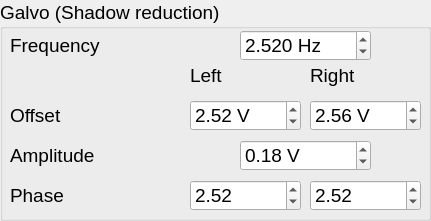
           <widget class="QGroupBox" name="groupBox_7">
            <property name="enabled">
             <bool>true</bool>
            </property>
            <property name="geometry">
             <rect>
              <x>450</x>
              <y>270</y>
              <width>431</width>
              <height>221</height>
             </rect>
            </property>
            <property name="font">
             <font>
              <pointsize>14</pointsize>
             </font>
            </property>
            <property name="title">
             <string>Galvo (Shadow reduction)</string>
            </property>
            <widget class="QLabel" name="label_24">
             <property name="geometry">
              <rect>
               <x>10</x>
               <y>30</y>
               <width>131</width>
               <height>31</height>
              </rect>
             </property>
             <property name="font">
              <font>
               <pointsize>14</pointsize>
              </font>
             </property>
             <property name="text">
              <string>Frequency</string>
             </property>
            </widget>
            <widget class="QDoubleSpinBox" name="GalvoFrequencySpinBox">
             <property name="enabled">
              <bool>true</bool>
             </property>
             <property name="geometry">
              <rect>
               <x>240</x>
               <y>30</y>
               <width>131</width>
               <height>31</height>
              </rect>
             </property>
             <property name="font">
              <font>
               <pointsize>14</pointsize>
              </font>
             </property>
             <property name="suffix">
              <string> Hz</string>
             </property>
             <property name="decimals">
              <number>3</number>
             </property>
             <property name="maximum">
              <double>400.000000000000000</double>
             </property>
             <property name="singleStep">
              <double>0.001000000000000</double>
             </property>
             <property name="value">
              <double>2.520000000000000</double>
             </property>
            </widget>
            <widget class="QLabel" name="label_42">
             <property name="geometry">
              <rect>
               <x>190</x>
               <y>60</y>
               <width>91</width>
               <height>31</height>
              </rect>
             </property>
             <property name="font">
              <font>
               <pointsize>14</pointsize>
              </font>
             </property>
             <property name="text">
              <string>Left</string>
             </property>
            </widget>
            <widget class="QLabel" name="label_43">
             <property name="geometry">
              <rect>
               <x>310</x>
               <y>60</y>
               <width>91</width>
               <height>31</height>
              </rect>
             </property>
             <property name="font">
              <font>
               <pointsize>14</pointsize>
              </font>
             </property>
             <property name="text">
              <string>Right</string>
             </property>
            </widget>
            <widget class="QLabel" name="label_44">
             <property name="geometry">
              <rect>
               <x>10</x>
               <y>100</y>
               <width>131</width>
               <height>31</height>
              </rect>
             </property>
             <property name="font">
              <font>
               <pointsize>14</pointsize>
              </font>
             </property>
             <property name="text">
              <string>Offset</string>
             </property>
            </widget>
            <widget class="QLabel" name="label_45">
             <property name="geometry">
              <rect>
               <x>10</x>
               <y>140</y>
               <width>141</width>
               <height>31</height>
              </rect>
             </property>
             <property name="font">
              <font>
               <pointsize>14</pointsize>
              </font>
             </property>
             <property name="text">
              <string>Amplitude</string>
             </property>
            </widget>
            <widget class="QDoubleSpinBox" name="LeftGalvoAmplitudeSpinBox">
             <property name="enabled">
              <bool>true</bool>
             </property>
             <property name="geometry">
              <rect>
               <x>240</x>
               <y>140</y>
               <width>131</width>
               <height>31</height>
              </rect>
             </property>
             <property name="font">
              <font>
               <pointsize>14</pointsize>
              </font>
             </property>
             <property name="suffix">
              <string> V</string>
             </property>
             <property name="maximum">
              <double>10.000000000000000</double>
             </property>
             <property name="singleStep">
              <double>0.010000000000000</double>
             </property>
             <property name="value">
              <double>0.180000000000000</double>
             </property>
            </widget>
            <widget class="QDoubleSpinBox" name="RightGalvoOffsetSpinBox">
             <property name="enabled">
              <bool>true</bool>
             </property>
             <property name="geometry">
              <rect>
               <x>310</x>
               <y>100</y>
               <width>111</width>
               <height>31</height>
              </rect>
             </property>
             <property name="font">
              <font>
               <pointsize>14</pointsize>
              </font>
             </property>
             <property name="suffix">
              <string> V</string>
             </property>
             <property name="minimum">
              <double>-5.000000000000000</double>
             </property>
             <property name="maximum">
              <double>5.000000000000000</double>
             </property>
             <property name="singleStep">
              <double>0.010000000000000</double>
             </property>
             <property name="value">
              <double>2.560000000000000</double>
             </property>
            </widget>
            <widget class="QDoubleSpinBox" name="LeftGalvoOffsetSpinBox">
             <property name="enabled">
              <bool>true</bool>
             </property>
             <property name="geometry">
              <rect>
               <x>190</x>
               <y>100</y>
               <width>111</width>
               <height>31</height>
              </rect>
             </property>
             <property name="font">
              <font>
               <pointsize>14</pointsize>
              </font>
             </property>
             <property name="suffix">
              <string> V</string>
             </property>
             <property name="minimum">
              <double>-5.000000000000000</double>
             </property>
             <property name="maximum">
              <double>5.000000000000000</double>
             </property>
             <property name="singleStep">
              <double>0.010000000000000</double>
             </property>
             <property name="value">
              <double>2.520000000000000</double>
             </property>
            </widget>
            <widget class="QLabel" name="label_46">
             <property name="geometry">
              <rect>
               <x>10</x>
               <y>180</y>
               <width>131</width>
               <height>31</height>
              </rect>
             </property>
             <property name="font">
              <font>
               <pointsize>14</pointsize>
              </font>
             </property>
             <property name="text">
              <string>Phase</string>
             </property>
            </widget>
            <widget class="QDoubleSpinBox" name="LeftGalvoPhaseSpinBox">
             <property name="enabled">
              <bool>true</bool>
             </property>
             <property name="geometry">
              <rect>
               <x>190</x>
               <y>180</y>
               <width>111</width>
               <height>31</height>
              </rect>
             </property>
             <property name="font">
              <font>
               <pointsize>14</pointsize>
              </font>
             </property>
             <property name="maximum">
              <double>360.000000000000000</double>
             </property>
             <property name="singleStep">
              <double>0.010000000000000</double>
             </property>
             <property name="value">
              <double>2.520000000000000</double>
             </property>
            </widget>
            <widget class="QDoubleSpinBox" name="RightGalvoPhaseSpinBox">
             <property name="enabled">
              <bool>true</bool>
             </property>
             <property name="geometry">
              <rect>
               <x>310</x>
               <y>180</y>
               <width>111</width>
               <height>31</height>
              </rect>
             </property>
             <property name="font">
              <font>
               <pointsize>14</pointsize>
              </font>
             </property>
             <property name="maximum">
              <double>360.000000000000000</double>
             </property>
             <property name="singleStep">
              <double>0.010000000000000</double>
             </property>
             <property name="value">
              <double>2.520000000000000</double>
             </property>
            </widget>
           </widget>
